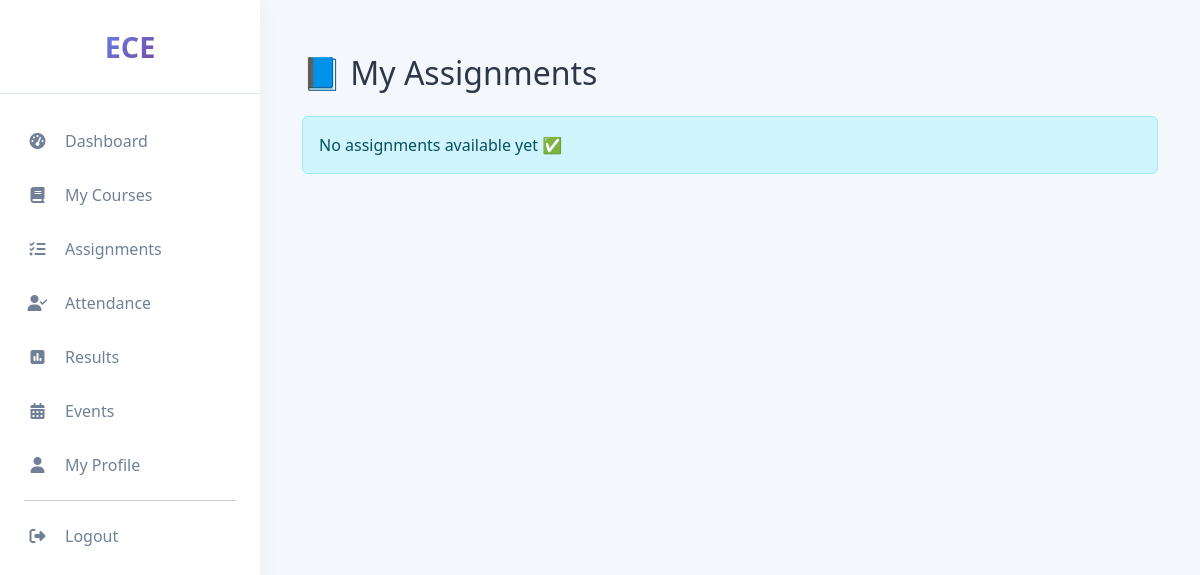
/my_assignments/ (signed in), run on an earlier commit of the app's database.
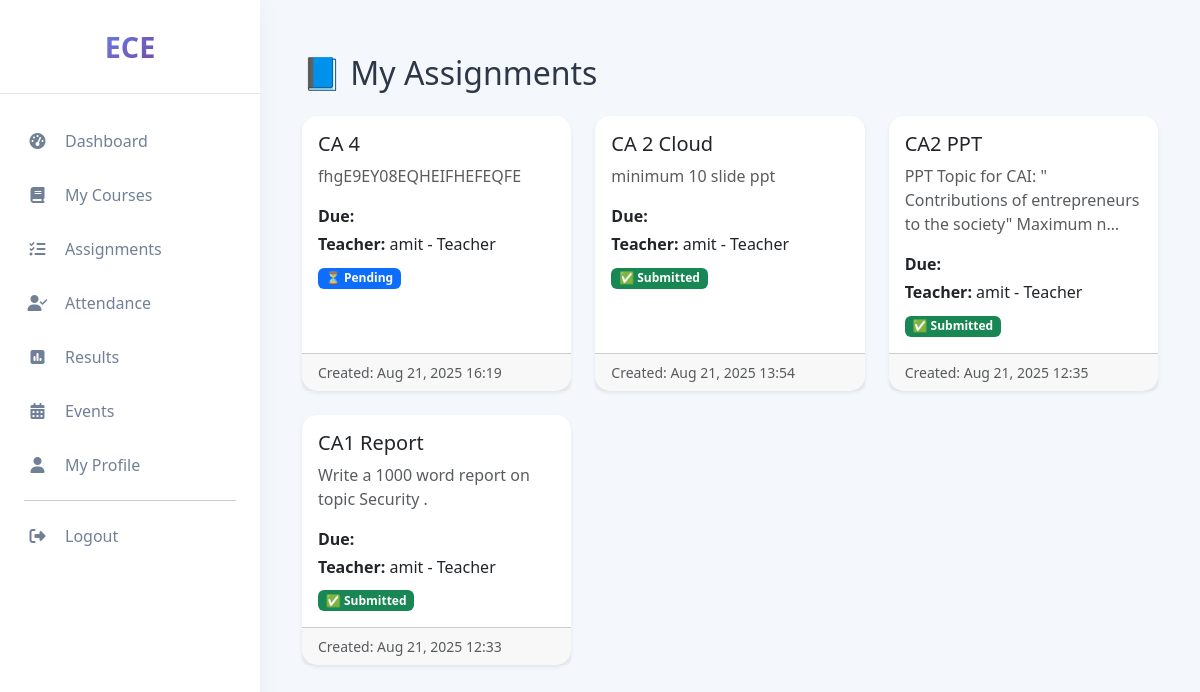
And on a later commit of the database.
### assignment/models.py (models this page shows, shortened)
class Assignment(models.Model):
    title = models.CharField(max_length=200)
    details = models.TextField()
    subject = models.ForeignKey(Subject, on_delete=models.CASCADE)
    department = models.ForeignKey(Department, on_delete=models.CASCADE)
    semester = models.ForeignKey(Semester, on_delete=models.CASCADE)
    created_by = models.ForeignKey(
        settings.AUTH_USER_MODEL,
        on_delete=models.CASCADE,
        related_name="assignments_created"
    )
    submit_last_date = models.DateTimeField()
    created_at = models.DateTimeField(auto_now_add=True)
    updated_at = models.DateTimeField(auto_now=True)

### account/models.py (models this page shows)
class User(AbstractUser):
    ROLE_CHOICES = [
        ('admin', 'Admin'),
        ('management', 'Management'),
        ('hod', 'Head of Department'),
        ('teacher', 'Teacher'),
        ('student', 'Student'),
    ]
    role = models.CharField(max_length=20, choices=ROLE_CHOICES)
    department = models.ForeignKey(Department, on_delete=models.SET_NULL, null=True, blank=True)
    semester = models.ForeignKey(Semester, on_delete=models.SET_NULL, null=True, blank=True)
    accessible_batches = models.ManyToManyField(Semester, blank=True, related_name="teachers")
    def __str__(self):
        return f"{self.username} - {self.get_role_display()}"

### assignment/views.py (the view)
# urls.py: path("my_assignments/", views.student_assignment_list, name="student_assignment_list"),
@login_required
def student_assignment_list(request):
    if not hasattr(request.user, "student_profile"):
        messages.error(request, "Only students can view this page.")
        return redirect("login")
    student = request.user.student_profile
    assignments = Assignment.objects.filter(
        semester=student.semester, department=student.department
    ).order_by("-created_at")
    for assignment in assignments:
        assignment.submission = assignment.submissions.filter(student=student).first()
    return render(
        request,
        "student_profiles/assignment_list.html",
        {
            "assignments": assignments,
            "student": student,
            "now": timezone.now(),   # ✅ current time
        },
    )

### student/models.py (called while the page is built)
    @property
    def department(self):
        return getattr(self.user, "department", None)

    @property
    def semester(self):
        return getattr(self.user, "semester", None)

### templates/student_profiles/assignment_list.html (shortened to what this page needs)
{% extends 'student_base.html' %}
{% load static %}
{% block content %}
<div class="container mt-4">
    <h2 class="mb-4">📘 My Assignments</h2>
    {% if assignments %}
    <div class="row">
        {% for assignment in assignments %}
        <div class="col-md-6 col-lg-4 mb-4">
            <div class="card shadow-sm border-0 h-100 assignment-card"
                 onclick="window.location.href='{% url 'submit_assignment' assignment.id %}'"
                 style="cursor: pointer; transition: transform 0.2s;">
                <div class="card-body">
                    <h5 class="card-title">{{ assignment.title }}</h5>
                    <p class="card-text text-muted">{{ assignment.details|truncatechars:80 }}</p>
                    <p class="mb-1">
                        <strong>Due:</strong>
                    </p>
                    <p class="mb-1"><strong>Teacher:</strong> {{ assignment.created_by }}</p>
                    <div class="mt-2">
                        {% if assignment.submission %}
                            <span class="badge bg-success">✅ Submitted</span>
                        {% else %}
                            {% if assignment.submit_last_date < now %}
                                <span class="badge bg-danger">❌ Overdue</span>
                            {% else %}
                                <span class="badge bg-primary">⏳ Pending</span>
                            {% endif %}
                        {% endif %}
                    </div>
                </div>
                <div class="card-footer text-muted small">
                    Created: {{ assignment.created_at|date:"M d, Y H:i" }}
                </div>
            </div>
        </div>
        {% endfor %}
    </div>
    {% else %}
    <div class="alert alert-info">No assignments available yet ✅</div>
    {% endif %}
</div>
{% endblock %}

What changed in the data, as far as the page shows it:
added Assignment: title "CA 4", details "fhgE9EY08EQHEIFHEFEQFE", created_by "amit - Teacher", shows "⏳ Pending", created_at "Aug 21, 2025 16:19"
added Assignment: title "CA 2 Cloud", details "minimum 10 slide ppt", created_by "amit - Teacher", shows "✅ Submitted", created_at "Aug 21, 2025 13:54"
added Assignment: title "CA2 PPT", details "PPT Topic for CAI: \" Contributions of entrepreneurs to the society\" Maximum n…", created_by "amit - Teacher", shows "✅ Submitted", created_at "Aug 21, 2025 12:35"
added Assignment: title "CA1 Report", details "Write a 1000 word report on topic Security .", created_by "amit - Teacher", shows "✅ Submitted", created_at "Aug 21, 2025 12:33"
Also different on the page:
text no longer shown: "No assignments available yet ✅"
